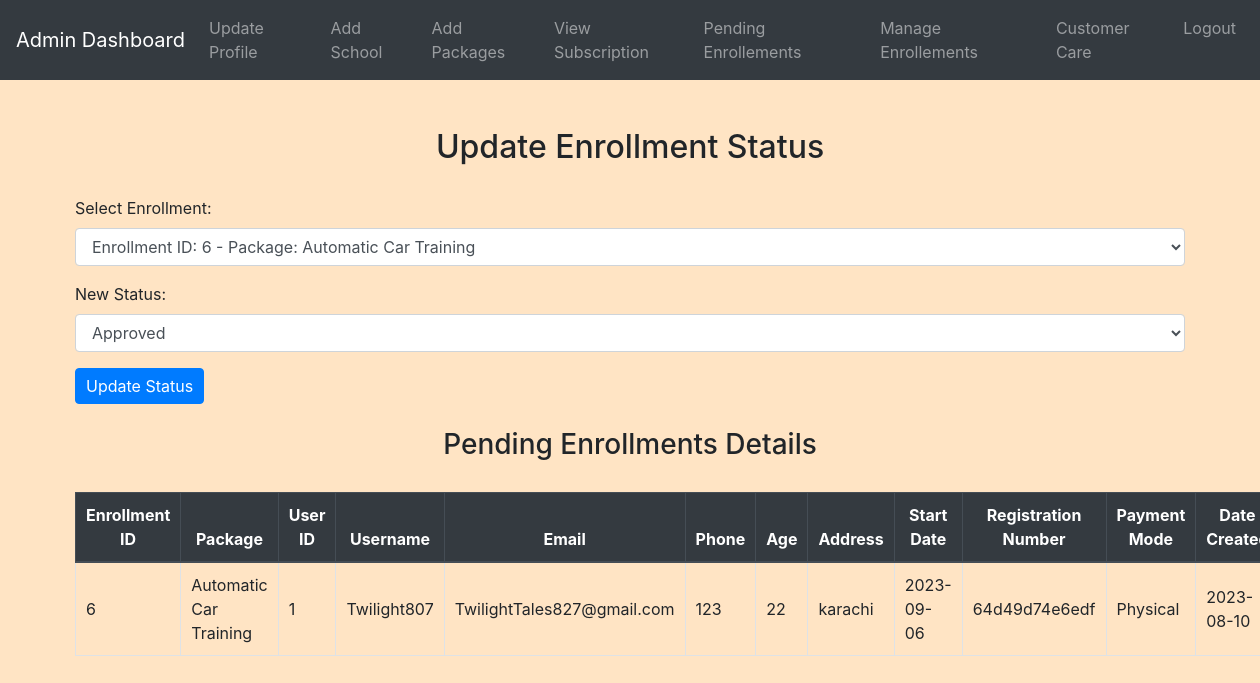
The app's page /admin/pending_enrollements.php (signed in) with its own data.
### tables this page shows
CREATE TABLE `enrollments` (
  `enrollment_id` int(11) NOT NULL,
  `package_id` int(11) NOT NULL,
  `user_id` int(11) NOT NULL,
  `username` varchar(255) NOT NULL,
  `email` varchar(255) NOT NULL,
  `phone` varchar(20) NOT NULL,
  `age` int(11) NOT NULL,
  `address` varchar(255) NOT NULL,
  `start_date` date NOT NULL,
  `registration_number` varchar(255) NOT NULL,
  `date_created` date NOT NULL,
  `status` varchar(50) NOT NULL,
  `payment_mode` varchar(255) NOT NULL
);

CREATE TABLE `packages` (
  `package_id` int(11) NOT NULL,
  `package_name` varchar(255) NOT NULL,
  `description` text DEFAULT NULL,
  `price` decimal(10,2) NOT NULL,
  `training_duration` varchar(50) DEFAULT NULL,
  `date_created` date DEFAULT NULL
);

### admin/pending_enrollements.php (the view, shortened to what this page needs)
<?php
include('config.php');
$selectEnrollmentsSql = "SELECT e.*, p.package_name FROM Enrollments e
                        INNER JOIN Packages p ON e.package_id = p.package_id
                        WHERE e.status = 'Pending'";
$result = mysqli_query($conn, $selectEnrollmentsSql);
?>
<!DOCTYPE html>
<html>
<head>
    <link rel="stylesheet" href="https://stackpath.bootstrapcdn.com/bootstrap/4.5.2/css/bootstrap.min.css">
    <link rel="stylesheet" href="../css/style.css">
</head>
<body>
<?php include('admin_navbar.php'); ?>
    <div class="container mt-5">
        <h2>Update Enrollment Status</h2>
        <form method="post">
            <div class="form-group">
                <label for="enrollment_id">Select Enrollment:</label>
                <select class="form-control" name="enrollment_id" required>
                    <?php
                    while ($enrollmentRow = mysqli_fetch_assoc($result)) {
                        echo "<option value='" . $enrollmentRow['enrollment_id'] . "'>Enrollment ID: " . $enrollmentRow['enrollment_id'] . " - Package: " . $enrollmentRow['package_name'] . "</option>";
                    }
                    ?>
                </select>
            </div>
            <div class="form-group">
                <label for="new_status">New Status:</label>
                <select class="form-control" name="new_status" required>
                    <option value="Approved">Approved</option>
                </select>
            </div>
            <button type="submit" name="update_status" class="btn btn-primary">Update Status</button>
        </form>
        <h3 class="mt-4">Pending Enrollments Details</h3>
        <?php
            $selectPendingEnrollmentsSql = "SELECT e.*, p.package_name FROM Enrollments e
                                            INNER JOIN Packages p ON e.package_id = p.package_id
                                            WHERE e.status = 'Pending'";
            $pendingEnrollmentsResult = mysqli_query($conn, $selectPendingEnrollmentsSql);
        if (mysqli_num_rows($pendingEnrollmentsResult) > 0) {
            echo "<table class='table table-bordered'>";
            echo "<thead class='thead-dark'>";
            echo "<tr><th>Enrollment ID</th><th>Package</th><th>User ID</th><th>Username</th><th>Email</th><th>Phone</th><th>Age</th><th>Address</th><th>Start Date</th><th>Registration Number</th><th>Payment Mode</th><th>Date Created</th></tr>";
            echo "</thead>";
            echo "<tbody>";
            while ($enrollmentDetails = mysqli_fetch_assoc($pendingEnrollmentsResult)) {
                echo "<tr>";
                echo "<td>" . $enrollmentDetails['enrollment_id'] . "</td>";
                echo "<td>" . $enrollmentDetails['package_name'] . "</td>";
                echo "<td>" . $enrollmentDetails['user_id'] . "</td>";
                echo "<td>" . $enrollmentDetails['username'] . "</td>";
                echo "<td>" . $enrollmentDetails['email'] . "</td>";
                echo "<td>" . $enrollmentDetails['phone'] . "</td>";
                echo "<td>" . $enrollmentDetails['age'] . "</td>";
                echo "<td>" . $enrollmentDetails['address'] . "</td>";
                echo "<td>" . $enrollmentDetails['start_date'] . "</td>";
                echo "<td>" . $enrollmentDetails['registration_number'] . "</td>";
                echo "<td>" . $enrollmentDetails['payment_mode'] . "</td>";
                echo "<td>" . $enrollmentDetails['date_created'] . "</td>";
                echo "</tr>";
            }
            echo "</tbody>";
            echo "</table>";
        } else {
            echo "<p>No pending enrollments found.</p>";
        }
        ?>
    </div>
</body>
</html>

### css/style.css (style rules this page uses)
body { background-color: bisque; }
h1, h2, h3, h4 { text-align: center; margin-top: 30px; margin-bottom: 30px; }
.table { width: 100%; border-collapse: collapse; margin-top: 20px; }
.table th, .table td { padding: 10px; border: 1px solid #dee2e6; }
.table thead th { background-color: #f8f9fa; font-weight: bold; text-align: center; }
.table tbody td { vertical-align: middle; }
.btn-primary { padding: 5px 10px; }

### records on screen
enrollments: enrollment_id "6", package.package_name "Automatic Car Training", user "1", username "Twilight807", email "TwilightTales827@gmail.com", phone "123", age "22", address "karachi", start_date "2023-09-06", registration_number "64d49d74e6edf", payment_mode "Physical", date_created "2023-08-10"
